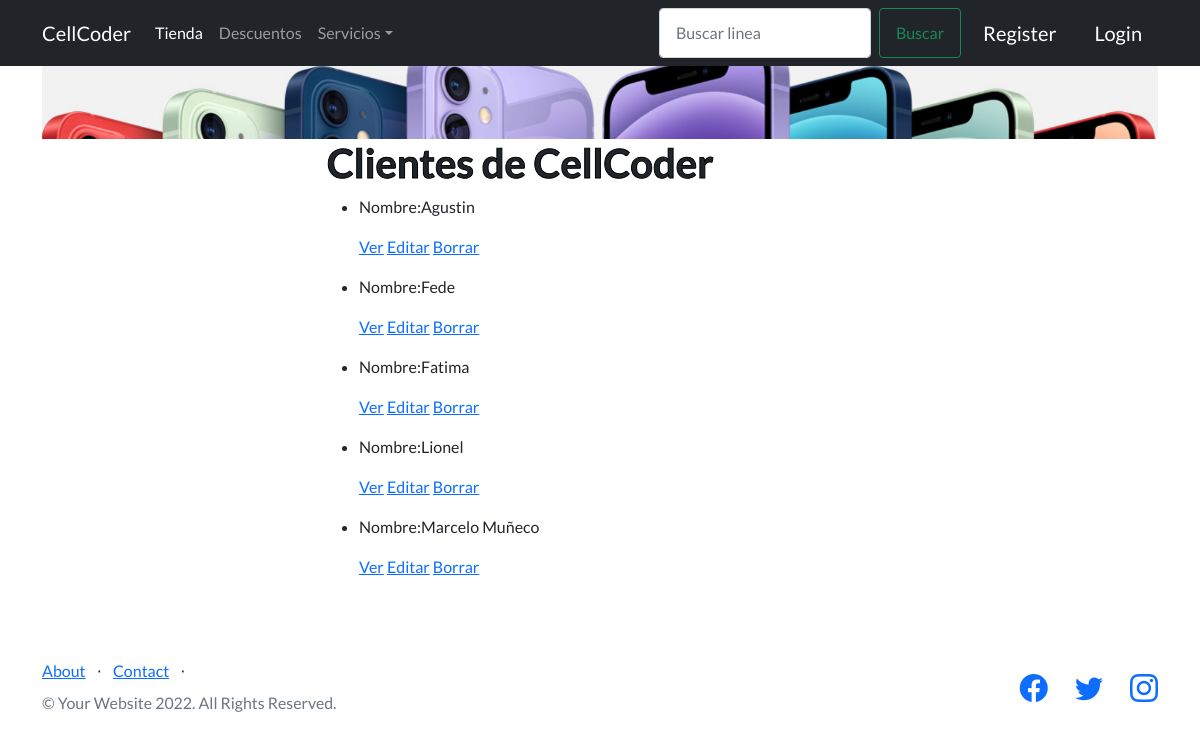
The app's page /AppFinal/cliente/list with its own data.
### AppFinal/models.py (models this page shows, shortened)
class Cliente(models.Model):
    name=models.CharField(max_length=40)
    lastname=models.CharField(max_length=50)
    dni=models.IntegerField()
    fechaAlta=models.DateField()
    email=models.EmailField()

### AppFinal/views.py (the view)
# urls.py: path('cliente/list', views.ClienteList.as_view(),name='List'),
class ClienteList(ListView):
        model=Cliente
        template_name="AppFinal/cliente_list.html"

### AppFinal/templates/AppFinal/cliente_list.html
{% extends "AppFinal/padre.html" %}
        {% load static %}
{% block contenidoQueCambia %}
<center>
    <img class="container position-relative " src="{%static 'AppFinal/assets/img/este.jpg'%}" alt="...">
</center>
<div class="container position-relative">
    <div class="row justify-content-center">
        <div class="col-xl-6">
            <h1> Clientes de CellCoder </h1>
            <ul>
                {% for cliente in object_list %}
                <li>
                    <p> Nombre:{{cliente.name}}</p>
                    <p>
                        <a href="{% url 'detail' cliente.id %}">Ver</a>
                        <a href="{% url 'Edit' cliente.id %}">Editar</a>
                        <a href="{% url 'Delete' cliente.id %}">Borrar</a>
                    </p>
                </li>
                {% endfor %}
            </ul>
        </div>
    </div>
</div>
{% endblock %}

### records on screen
Cliente: name "Agustin"
Cliente: name "Fede"
Cliente: name "Fatima"
Cliente: name "Lionel"
Cliente: name "Marcelo Muñeco"
